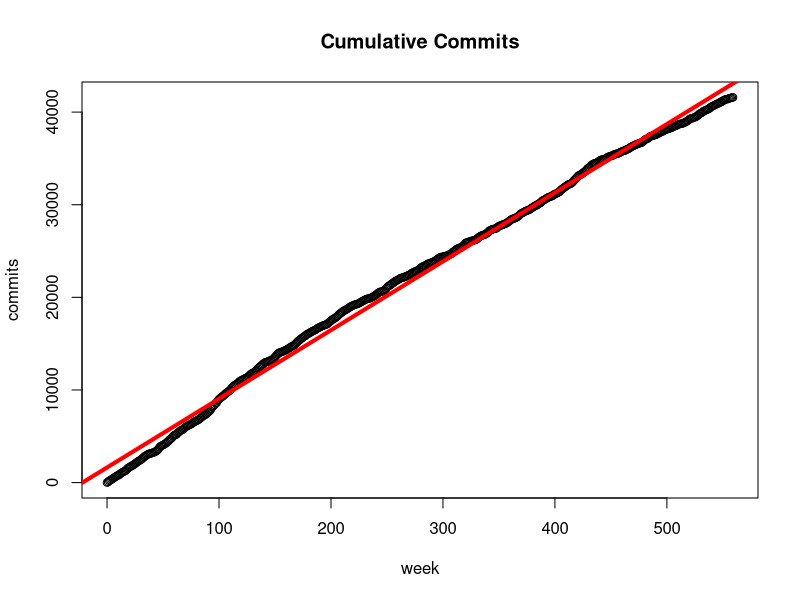

Reproduce this figure in R.
cc <- read.csv("total-commits.dat", sep="")
plot(cc, main="Cumulative Commits")
fit <- lm(cc$commits ~ cc$week)
abline(fit, col="red", lwd=4)
cor(cc$week, cc$commits)
fit
